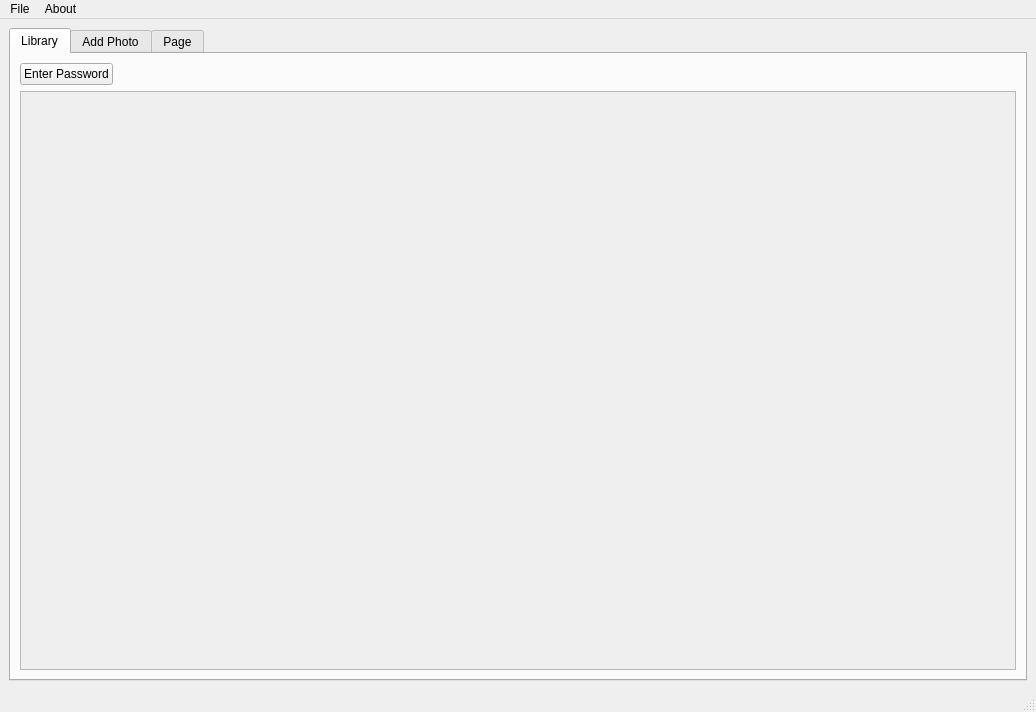
<?xml version="1.0" encoding="UTF-8"?>
<ui version="4.0">
 <class>MainWindow</class>
 <widget class="QMainWindow" name="MainWindow">
  <property name="geometry">
   <rect>
    <x>0</x>
    <y>0</y>
    <width>1036</width>
    <height>712</height>
   </rect>
  </property>
  <property name="windowTitle">
   <string>SecretPhotos</string>
  </property>
  <widget class="QWidget" name="centralwidget">
   <layout class="QHBoxLayout" name="horizontalLayout">
    <item>
     <widget class="QTabWidget" name="tabWidget">
      <property name="tabPosition">
       <enum>QTabWidget::North</enum>
      </property>
      <property name="tabShape">
       <enum>QTabWidget::Rounded</enum>
      </property>
      <property name="currentIndex">
       <number>0</number>
      </property>
      <property name="elideMode">
       <enum>Qt::ElideMiddle</enum>
      </property>
      <widget class="QWidget" name="tab_viewLibrary">
       <attribute name="title">
        <string>Library</string>
       </attribute>
       <layout class="QVBoxLayout" name="verticalLayout">
        <item>
         <layout class="QHBoxLayout" name="horizontalLayout_6">
          <property name="spacing">
           <number>-1</number>
          </property>
          <property name="topMargin">
           <number>0</number>
          </property>
          <item>
           <widget class="QPushButton" name="btn_enterPassword">
            <property name="text">
             <string>Enter Password</string>
            </property>
           </widget>
          </item>
          <item>
           <spacer name="horizontalSpacer_2">
            <property name="orientation">
             <enum>Qt::Horizontal</enum>
            </property>
            <property name="sizeHint" stdset="0">
             <size>
              <width>40</width>
              <height>20</height>
             </size>
            </property>
           </spacer>
          </item>
         </layout>
        </item>
        <item>
         <widget class="QScrollArea" name="scrollArea">
          <property name="sizePolicy">
           <sizepolicy hsizetype="MinimumExpanding" vsizetype="MinimumExpanding">
            <horstretch>0</horstretch>
            <verstretch>0</verstretch>
           </sizepolicy>
          </property>
          <property name="widgetResizable">
           <bool>true</bool>
          </property>
          <widget class="QWidget" name="scrollAreaWidgetContents">
           <property name="geometry">
            <rect>
             <x>0</x>
             <y>0</y>
             <width>964</width>
             <height>546</height>
            </rect>
           </property>
           <layout class="QGridLayout" name="gridLayout"/>
          </widget>
         </widget>
        </item>
       </layout>
      </widget>
      <widget class="QWidget" name="tab_addPhoto">
       <attribute name="title">
        <string>Add Photo</string>
       </attribute>
       <layout class="QVBoxLayout" name="verticalLayout_2">
        <item>
         <layout class="QHBoxLayout" name="horizontalLayout_3">
          <item>
           <widget class="QPushButton" name="btn_loadImage">
            <property name="text">
             <string>Load Photo...</string>
            </property>
            <property name="autoDefault">
             <bool>true</bool>
            </property>
            <property name="default">
             <bool>true</bool>
            </property>
           </widget>
          </item>
          <item>
           <widget class="QCheckBox" name="ckbox_scrollMode">
            <property name="text">
             <string>synchronous scroll</string>
            </property>
            <property name="checked">
             <bool>true</bool>
            </property>
            <property name="tristate">
             <bool>false</bool>
            </property>
           </widget>
          </item>
          <item>
           <spacer name="horizontalSpacer">
            <property name="orientation">
             <enum>Qt::Horizontal</enum>
            </property>
            <property name="sizeHint" stdset="0">
             <size>
              <width>40</width>
              <height>20</height>
             </size>
            </property>
           </spacer>
          </item>
         </layout>
        </item>
        <item>
         <layout class="QHBoxLayout" name="horizontalLayout_5">
          <item>
           <widget class="QScrollArea" name="scrollArea_leftPhoto">
            <property name="widgetResizable">
             <bool>true</bool>
            </property>
            <widget class="QWidget" name="scrollAreaWidgetContents_2">
             <property name="geometry">
              <rect>
               <x>0</x>
               <y>0</y>
               <width>403</width>
               <height>1002</height>
              </rect>
             </property>
             <layout class="QVBoxLayout" name="verticalLayout_3">
              <item>
               <widget class="QLabel" name="label">
                <property name="text">
                 <string>Original</string>
                </property>
                <property name="alignment">
                 <set>Qt::AlignCenter</set>
                </property>
               </widget>
              </item>
              <item>
               <layout class="QHBoxLayout" name="horizontalLayout_2">
                <item>
                 <widget class="QLabel" name="lb_oriFilename">
                  <property name="text">
                   <string>文件：</string>
                  </property>
                  <property name="wordWrap">
                   <bool>true</bool>
                  </property>
                 </widget>
                </item>
                <item>
                 <widget class="QLabel" name="lb_oriSize">
                  <property name="text">
                   <string>尺寸：</string>
                  </property>
                 </widget>
                </item>
               </layout>
              </item>
              <item>
               <widget class="ImageLabel" name="lb_oriImage">
                <property name="minimumSize">
                 <size>
                  <width>250</width>
                  <height>250</height>
                 </size>
                </property>
                <property name="cursor">
                 <cursorShape>PointingHandCursor</cursorShape>
                </property>
                <property name="text">
                 <string>ImageLabel</string>
                </property>
                <property name="alignment">
                 <set>Qt::AlignCenter</set>
                </property>
               </widget>
              </item>
              <item>
               <widget class="QLabel" name="lb_oriComponents">
                <property name="text">
                 <string>颜色分量</string>
                </property>
               </widget>
              </item>
              <item>
               <widget class="AdaptiveTreeWidget" name="treeWidget_oriComponents">
                <property name="sizePolicy">
                 <sizepolicy hsizetype="Expanding" vsizetype="Minimum">
                  <horstretch>0</horstretch>
                  <verstretch>0</verstretch>
                 </sizepolicy>
                </property>
                <property name="uniformRowHeights">
                 <bool>true</bool>
                </property>
                <property name="sortingEnabled">
                 <bool>false</bool>
                </property>
                <property name="headerHidden">
                 <bool>false</bool>
                </property>
                <property name="columnCount">
                 <number>3</number>
                </property>
                <attribute name="headerDefaultSectionSize">
                 <number>100</number>
                </attribute>
                <attribute name="headerShowSortIndicator" stdset="0">
                 <bool>false</bool>
                </attribute>
                <column>
                 <property name="text">
                  <string>ID</string>
                 </property>
                 <property name="textAlignment">
                  <set>AlignLeft|AlignVCenter</set>
                 </property>
                </column>
                <column>
                 <property name="text">
                  <string>Property</string>
                 </property>
                 <property name="textAlignment">
                  <set>AlignLeft|AlignVCenter</set>
                 </property>
                </column>
                <column>
                 <property name="text">
                  <string>Value</string>
                 </property>
                </column>
               </widget>
              </item>
              <item>
               <widget class="QLabel" name="lb_oriQuantTbls">
                <property name="text">
                 <string>量化表</string>
                </property>
               </widget>
              </item>
              <item>
               <widget class="AdaptiveTreeWidget" name="treeWidget_oriQuantTbls">
                <property name="sizePolicy">
                 <sizepolicy hsizetype="Expanding" vsizetype="Minimum">
                  <horstretch>0</horstretch>
                  <verstretch>0</verstretch>
                 </sizepolicy>
                </property>
                <property name="uniformRowHeights">
                 <bool>true</bool>
                </property>
                <column>
                 <property name="text">
                  <string>ID</string>
                 </property>
                </column>
                <column>
                 <property name="text">
                  <string>Property</string>
                 </property>
                </column>
                <column>
                 <property name="text">
                  <string>Value</string>
                 </property>
                </column>
               </widget>
              </item>
              <item>
               <widget class="QLabel" name="lb_oriHuffTbls">
                <property name="text">
                 <string>哈夫曼表</string>
                </property>
               </widget>
              </item>
              <item>
               <widget class="AdaptiveTreeWidget" name="treeWidget_oriHuffTbls">
                <property name="sizePolicy">
                 <sizepolicy hsizetype="Expanding" vsizetype="Minimum">
                  <horstretch>0</horstretch>
                  <verstretch>0</verstretch>
                 </sizepolicy>
                </property>
                <property name="uniformRowHeights">
                 <bool>true</bool>
                </property>
                <column>
                 <property name="text">
                  <string>ID</string>
                 </property>
                </column>
                <column>
                 <property name="text">
                  <string>Property</string>
                 </property>
                </column>
                <column>
                 <property name="text">
                  <string>Value</string>
                 </property>
                </column>
               </widget>
              </item>
             </layout>
            </widget>
           </widget>
          </item>
          <item>
           <layout class="QVBoxLayout" name="verticalLayout_5" stretch="0,0,0,0,0,0">
            <property name="spacing">
             <number>0</number>
            </property>
            <property name="leftMargin">
             <number>0</number>
            </property>
            <item>
             <spacer name="verticalSpacer_3">
              <property name="orientation">
               <enum>Qt::Vertical</enum>
              </property>
              <property name="sizeHint" stdset="0">
               <size>
                <width>20</width>
                <height>40</height>
               </size>
              </property>
             </spacer>
            </item>
            <item>
             <widget class="QPushButton" name="btn_encrypt">
              <property name="enabled">
               <bool>false</bool>
              </property>
              <property name="text">
               <string>Encrypt =&gt;</string>
              </property>
             </widget>
            </item>
            <item>
             <widget class="QPushButton" name="btn_decrypt">
              <property name="enabled">
               <bool>false</bool>
              </property>
              <property name="text">
               <string>Decrypt =&gt;</string>
              </property>
             </widget>
            </item>
            <item>
             <spacer name="verticalSpacer_4">
              <property name="orientation">
               <enum>Qt::Vertical</enum>
              </property>
              <property name="sizeType">
               <enum>QSizePolicy::Minimum</enum>
              </property>
              <property name="sizeHint" stdset="0">
               <size>
                <width>20</width>
                <height>40</height>
               </size>
              </property>
             </spacer>
            </item>
            <item>
             <widget class="QPushButton" name="btn_saveToLibrary">
              <property name="enabled">
               <bool>false</bool>
              </property>
              <property name="text">
               <string>Save to Library</string>
              </property>
              <property name="checkable">
               <bool>false</bool>
              </property>
              <property name="flat">
               <bool>false</bool>
              </property>
             </widget>
            </item>
            <item>
             <spacer name="verticalSpacer_2">
              <property name="orientation">
               <enum>Qt::Vertical</enum>
              </property>
              <property name="sizeHint" stdset="0">
               <size>
                <width>20</width>
                <height>40</height>
               </size>
              </property>
             </spacer>
            </item>
           </layout>
          </item>
          <item>
           <widget class="QScrollArea" name="scrollArea_rightPhoto">
            <property name="widgetResizable">
             <bool>true</bool>
            </property>
            <widget class="QWidget" name="scrollAreaWidgetContents_3">
             <property name="geometry">
              <rect>
               <x>0</x>
               <y>0</y>
               <width>402</width>
               <height>1002</height>
              </rect>
             </property>
             <layout class="QVBoxLayout" name="verticalLayout_4">
              <item>
               <widget class="QLabel" name="label_2">
                <property name="text">
                 <string>Encrypted</string>
                </property>
                <property name="alignment">
                 <set>Qt::AlignCenter</set>
                </property>
               </widget>
              </item>
              <item>
               <layout class="QHBoxLayout" name="horizontalLayout_4">
                <item>
                 <widget class="QLabel" name="lb_dstFilename">
                  <property name="text">
                   <string>文件：</string>
                  </property>
                  <property name="wordWrap">
                   <bool>true</bool>
                  </property>
                 </widget>
                </item>
                <item>
                 <widget class="QLabel" name="lb_dstSize">
                  <property name="text">
                   <string>尺寸：</string>
                  </property>
                 </widget>
                </item>
               </layout>
              </item>
              <item>
               <widget class="ImageLabel" name="lb_dstImage">
                <property name="minimumSize">
                 <size>
                  <width>250</width>
                  <height>250</height>
                 </size>
                </property>
                <property name="cursor">
                 <cursorShape>PointingHandCursor</cursorShape>
                </property>
                <property name="text">
                 <string>ImageLabel</string>
                </property>
                <property name="alignment">
                 <set>Qt::AlignCenter</set>
                </property>
               </widget>
              </item>
              <item>
               <widget class="QLabel" name="lb_dstComponents">
                <property name="text">
                 <string>颜色分量</string>
                </property>
               </widget>
              </item>
              <item>
               <widget class="AdaptiveTreeWidget" name="treeWidget_dstComponents">
                <property name="sizePolicy">
                 <sizepolicy hsizetype="Expanding" vsizetype="Minimum">
                  <horstretch>0</horstretch>
                  <verstretch>0</verstretch>
                 </sizepolicy>
                </property>
                <property name="uniformRowHeights">
                 <bool>true</bool>
                </property>
                <property name="sortingEnabled">
                 <bool>false</bool>
                </property>
                <property name="headerHidden">
                 <bool>false</bool>
                </property>
                <property name="columnCount">
                 <number>3</number>
                </property>
                <attribute name="headerDefaultSectionSize">
                 <number>100</number>
                </attribute>
                <attribute name="headerShowSortIndicator" stdset="0">
                 <bool>false</bool>
                </attribute>
                <column>
                 <property name="text">
                  <string>ID</string>
                 </property>
                 <property name="textAlignment">
                  <set>AlignLeft|AlignVCenter</set>
                 </property>
                </column>
                <column>
                 <property name="text">
                  <string>Property</string>
                 </property>
                 <property name="textAlignment">
                  <set>AlignLeft|AlignVCenter</set>
                 </property>
                </column>
                <column>
                 <property name="text">
                  <string>Value</string>
                 </property>
                </column>
               </widget>
              </item>
              <item>
               <widget class="QLabel" name="lb_dstQuantTbls">
                <property name="text">
                 <string>量化表</string>
                </property>
               </widget>
              </item>
              <item>
               <widget class="AdaptiveTreeWidget" name="treeWidget_dstQuantTbls">
                <property name="sizePolicy">
                 <sizepolicy hsizetype="Expanding" vsizetype="Minimum">
                  <horstretch>0</horstretch>
                  <verstretch>0</verstretch>
                 </sizepolicy>
                </property>
                <property name="uniformRowHeights">
                 <bool>true</bool>
                </property>
                <column>
                 <property name="text">
                  <string>ID</string>
                 </property>
                </column>
                <column>
                 <property name="text">
                  <string>Property</string>
                 </property>
                </column>
                <column>
                 <property name="text">
                  <string>Value</string>
                 </property>
                </column>
               </widget>
              </item>
              <item>
               <widget class="QLabel" name="lb_dstHuffTbls">
                <property name="text">
                 <string>哈夫曼表</string>
                </property>
               </widget>
              </item>
              <item>
               <widget class="AdaptiveTreeWidget" name="treeWidget_dstHuffTbls">
                <property name="sizePolicy">
                 <sizepolicy hsizetype="Expanding" vsizetype="Minimum">
                  <horstretch>0</horstretch>
                  <verstretch>0</verstretch>
                 </sizepolicy>
                </property>
                <property name="uniformRowHeights">
                 <bool>true</bool>
                </property>
                <column>
                 <property name="text">
                  <string>ID</string>
                 </property>
                </column>
                <column>
                 <property name="text">
                  <string>Property</string>
                 </property>
                </column>
                <column>
                 <property name="text">
                  <string>Value</string>
                 </property>
                </column>
               </widget>
              </item>
             </layout>
            </widget>
           </widget>
          </item>
         </layout>
        </item>
       </layout>
      </widget>
      <widget class="QWidget" name="tab">
       <attribute name="title">
        <string>Page</string>
       </attribute>
       <layout class="QVBoxLayout" name="verticalLayout_7">
        <item>
         <widget class="AdaptiveTreeWidget" name="treeWidget">
          <property name="sizePolicy">
           <sizepolicy hsizetype="Expanding" vsizetype="Minimum">
            <horstretch>0</horstretch>
            <verstretch>0</verstretch>
           </sizepolicy>
          </property>
          <property name="minimumSize">
           <size>
            <width>0</width>
            <height>100</height>
           </size>
          </property>
          <property name="maximumSize">
           <size>
            <width>16777215</width>
            <height>16777215</height>
           </size>
          </property>
          <column>
           <property name="text">
            <string>1</string>
           </property>
          </column>
          <item>
           <property name="text">
            <string>1</string>
           </property>
           <item>
            <property name="text">
             <string>11</string>
            </property>
            <item>
             <property name="text">
              <string>111</string>
             </property>
            </item>
            <item>
             <property name="text">
              <string>112</string>
             </property>
             <item>
              <property name="text">
               <string>1121</string>
              </property>
             </item>
            </item>
           </item>
           <item>
            <property name="text">
             <string>12</string>
            </property>
           </item>
           <item>
            <property name="text">
             <string>13</string>
            </property>
           </item>
           <item>
            <property name="text">
             <string>14</string>
            </property>
           </item>
           <item>
            <property name="text">
             <string>15</string>
            </property>
           </item>
           <item>
            <property name="text">
             <string>16</string>
            </property>
           </item>
           <item>
            <property name="text">
             <string>17</string>
            </property>
           </item>
           <item>
            <property name="text">
             <string>18</string>
            </property>
           </item>
           <item>
            <property name="text">
             <string>19</string>
            </property>
           </item>
          </item>
          <item>
           <property name="text">
            <string>2</string>
           </property>
           <item>
            <property name="text">
             <string>21</string>
            </property>
           </item>
           <item>
            <property name="text">
             <string>22</string>
            </property>
           </item>
           <item>
            <property name="text">
             <string>23</string>
            </property>
           </item>
           <item>
            <property name="text">
             <string>24</string>
            </property>
           </item>
          </item>
         </widget>
        </item>
        <item>
         <widget class="QLineEdit" name="lineEdit">
          <property name="inputMethodHints">
           <set>Qt::ImhDigitsOnly</set>
          </property>
          <property name="clearButtonEnabled">
           <bool>false</bool>
          </property>
         </widget>
        </item>
        <item>
         <widget class="QPushButton" name="pushButton">
          <property name="text">
           <string>PushButton</string>
          </property>
         </widget>
        </item>
        <item>
         <spacer name="verticalSpacer">
          <property name="orientation">
           <enum>Qt::Vertical</enum>
          </property>
          <property name="sizeHint" stdset="0">
           <size>
            <width>20</width>
            <height>40</height>
           </size>
          </property>
         </spacer>
        </item>
       </layout>
      </widget>
     </widget>
    </item>
   </layout>
  </widget>
  <widget class="QMenuBar" name="menubar">
   <property name="geometry">
    <rect>
     <x>0</x>
     <y>0</y>
     <width>1036</width>
     <height>22</height>
    </rect>
   </property>
   <widget class="QMenu" name="menuFile">
    <property name="title">
     <string>File</string>
    </property>
    <addaction name="actionOpen"/>
    <addaction name="separator"/>
    <addaction name="actionExit"/>
   </widget>
   <widget class="QMenu" name="menuAbout">
    <property name="title">
     <string>About</string>
    </property>
   </widget>
   <addaction name="menuFile"/>
   <addaction name="menuAbout"/>
  </widget>
  <widget class="QStatusBar" name="statusbar"/>
  <action name="actionExit">
   <property name="text">
    <string>Exit</string>
   </property>
   <property name="statusTip">
    <string>Quit SecretPhotos</string>
   </property>
   <property name="shortcut">
    <string>Ctrl+Q</string>
   </property>
  </action>
  <action name="actionOpen">
   <property name="text">
    <string>Open</string>
   </property>
   <property name="statusTip">
    <string>Open file...</string>
   </property>
   <property name="shortcut">
    <string>Ctrl+F</string>
   </property>
  </action>
 </widget>
 <customwidgets>
  <customwidget>
   <class>ImageLabel</class>
   <extends>QLabel</extends>
   <header>ImageLabel.h</header>
  </customwidget>
  <customwidget>
   <class>AdaptiveTreeWidget</class>
   <extends>QTreeWidget</extends>
   <header>AdaptiveTreeWidget.h</header>
  </customwidget>
 </customwidgets>
 <resources/>
 <connections/>
</ui>
